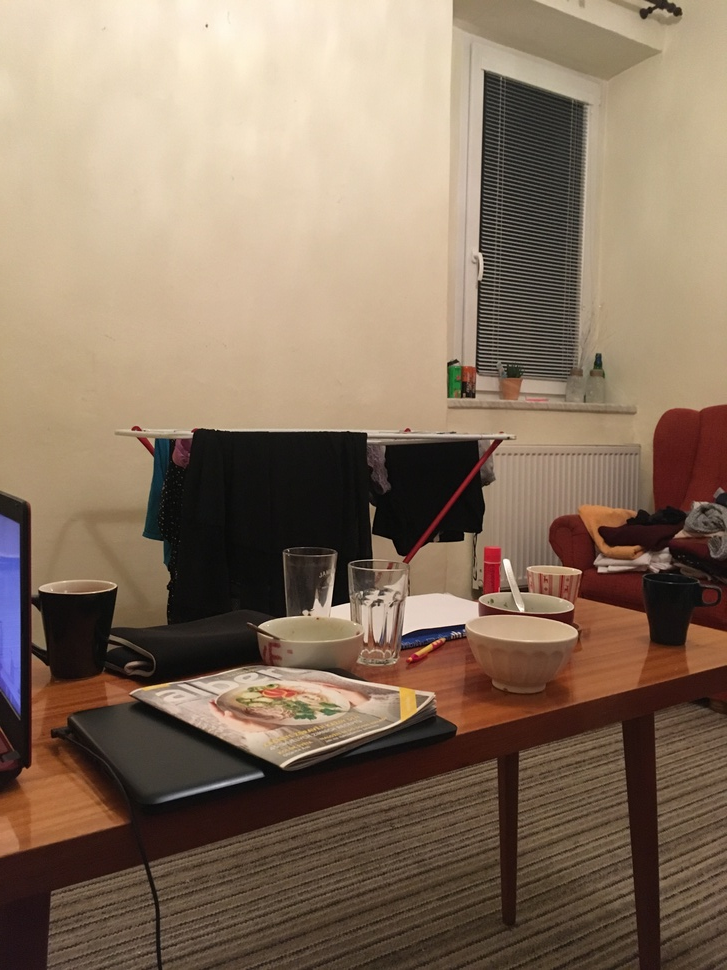
//> input picture 2_semestr/MUL/Proj1/images/diffrent.jpg, 727 x 970 px, shrunk from 3024 x 4032 before the run
$ ./mt03 ../../MUL/Proj1/images/diffrent.jpg 3 ../../MUL/Proj1/images/first.jpg   (built with g++ and OpenCV 4)
//> lines starting //> are read from the running program, lines starting //| are printed output that depends on the picture
#include <stdio.h>
#include <stdlib.h>
#include <string.h>
#include <iostream>

#include <opencv2/imgproc/imgproc.hpp>
#include <opencv2/highgui/highgui.hpp>


#define LOW_PASS_FILTER 1
#define HIGH_PASS_FILTER 2


/* Připravené podpůrné funkce  */
/* Funkce přeskládá kvadranty Fourierova obrazu tak, aby byl počátek uprostřed obrazu. */
void rearrangeSpectrum( cv::Mat& s );
/* Funkce vypočítá amplitudové spektrum - absolutní hodnoty z komplexních čísel v pixelech. */
cv::Mat spectrumMagnitude( cv::Mat & specCplx );

/* Vyhodnocení/porovnání výsledku s referenčním obrazem. */
void checkDifferences( const cv::Mat test, const cv::Mat ref, std::string tag, bool save = false);


/* Funkce k dopracování ... */
/*  Funkce pro filtraci obrazu - dolní, resp. horní propust. */
void passFilter( const cv::Mat& src, cv::Mat& dst, int limit_frequency, int flag, cv::Mat * spektrum = NULL )
{
	// najděte optimální velikost obrazu pro efektivní výpočet DFT, využijte cv::getOptimalDFTSize()
	cv::Size dftSize;
	dftSize.width = cv::getOptimalDFTSize(src.cols);
	dftSize.height = cv::getOptimalDFTSize(src.rows);

	// připravíme nový obraz optimální velikosti, hodnoty mimo zdrojový obraz nastavíme na 0
	cv::Mat srcPadded;
	srcPadded = cv::Mat::zeros(dftSize, CV_32FC1);
	src.convertTo(srcPadded(cv::Rect(0,0, src.cols, src.rows)), srcPadded.type());

	// využijeme funkci dft knihovny OpenCV pro výpočet spektra
	cv::Mat spectrumCplx;
	cv::dft(srcPadded, spectrumCplx, cv::DFT_COMPLEX_OUTPUT, src.rows );

	// přeskládáme kvadranty spektra tak, aby nulové frekvence byly ve středu obrazu
	rearrangeSpectrum( spectrumCplx );

	/*
		Implementujte horní a dolní propusť pomocí vynulování správných oblastí ve spektru,
		tedy např. pro horní propusť vynulovat čtvercovou oblast kolem středu spektra o velikosti limit_frequency

	*/
	/*  Working area - begin */
    int high  = (spectrumCplx.rows/2.0) + (limit_frequency/2.0);
    int low   = (spectrumCplx.rows/2.0) - (limit_frequency/2.0);
    int right = (spectrumCplx.cols/2.0) + (limit_frequency/2.0);
    int left  = (spectrumCplx.cols/2.0) - (limit_frequency/2.0);

    if (high - low != limit_frequency){
        low -= limit_frequency - (high - low);
    }
    if (right - left != limit_frequency){
        left -= limit_frequency - (right - left);
    }

	if( flag == HIGH_PASS_FILTER ) {
		// ponechejte pouze hodnoty spektra nad limitní frekvencí
        for (int i=0; i < spectrumCplx.rows; ++i){
            for (int j=0; j < spectrumCplx.cols; ++j){
                if (i < high and i >= low and j < right and j >= left){
                    spectrumCplx.at<double>(i,j) = int(0);
                }
                else{
                    ;
                }
            }
        }
	}
	else if( flag == LOW_PASS_FILTER ) {
		// ponechejte pouze hodnoty spektra pod limitní frekvencí
        for (int i=0; i < spectrumCplx.rows; ++i){
            for (int j=0; j < spectrumCplx.cols; ++j){
                if (i < high and i >= low and j < right and j >= left){
                    ;
                }
                else{
                    spectrumCplx.at<double>(i,j) = int(0);
                }
            }
        }
	}
	/*  Working area - end */

	if( spektrum != NULL ) *spektrum = spectrumCplx.clone();

	// přeskládáme kvadranty spektra zpět
	rearrangeSpectrum( spectrumCplx );

	// využijeme funkci dft (nebo idft) knihovny OpenCV pro zpětnou transformaci
	cv::dft( spectrumCplx, srcPadded, cv::DFT_REAL_OUTPUT+cv::DFT_INVERSE+cv::DFT_SCALE, src.rows );

	// normalizujeme výstupní hodnoty a převedeme do původního formátu obrazu
	cv::normalize( srcPadded, srcPadded, 0, 1, CV_MINMAX );
	srcPadded(cv::Rect(0,0, src.cols, src.rows)).convertTo( dst, src.type(), 255, 0 );

// [6 lines of commented-out code are left out]
	return;
}


//---------------------------------------------------------------------------
//---------------------------------------------------------------------------

//
// Examples of input parameters
//
// mt03 image_path spatial_frequency_limit [path to reference results]


int main(int argc, char* argv[])
{
    std::string img_path = "";
    std::string ref_path = "";
    int limit_frequency = 100;

	// check input parameters
	if( argc > 1 ) img_path = std::string( argv[1] );
	if( argc > 2 ) limit_frequency = atoi( argv[2] );
	if( argc > 3 ) ref_path = std::string( argv[3] );

	// load testing images
	cv::Mat src_rgb = cv::imread( img_path );
//> src_rgb is the input picture: 970 rows x 727 cols, CV_8UC3; mean B, G, R 96.2, 115.4, 135.9

	// check testing images
	if( src_rgb.empty() ) {
		std::cout << "Failed to load image: " << img_path << std::endl;
		return -1;
	}

	cv::Mat src_gray;
	cv::cvtColor( src_rgb, src_gray, CV_BGR2GRAY );
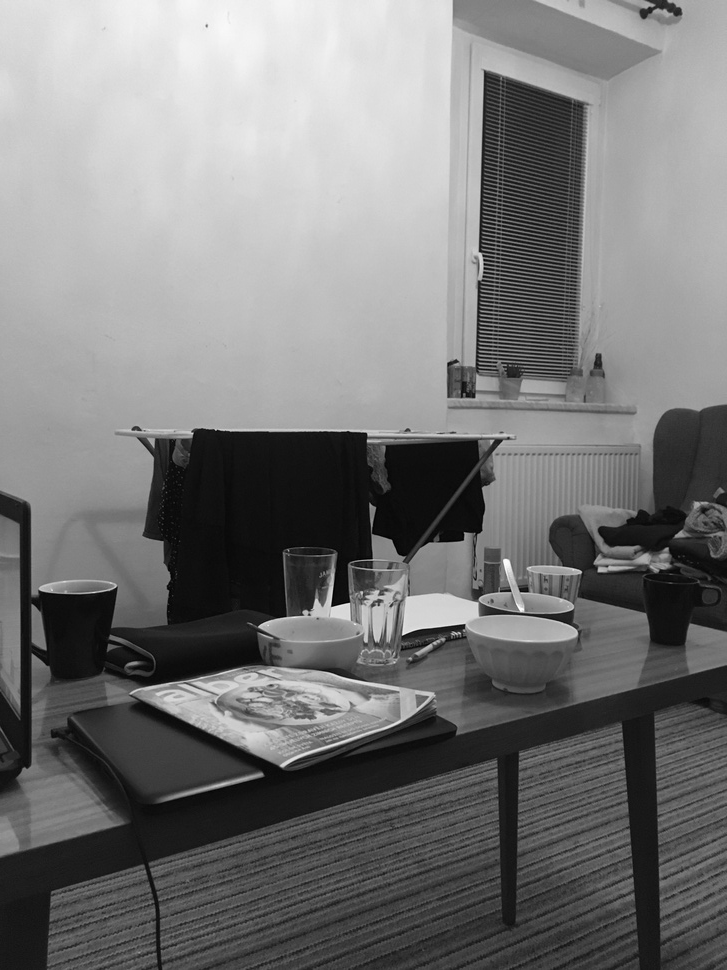
//> src_gray: 970 rows x 727 cols, CV_8UC1; min 1, max 254, mean 119.3

	//---------------------------------------------------------------------------

	cv::Mat low_pass, high_pass;
	cv::Mat low_spec_cplx, high_spec_cplx;
	cv::Mat low_spec, high_spec;
	passFilter( src_gray, low_pass,  limit_frequency, LOW_PASS_FILTER,  &low_spec_cplx );
//> in passFilter, `cv::dft( spectrumCplx, srcPadded, cv::DFT_REAL_OUTPUT+cv::DFT_INVERSE+..`:
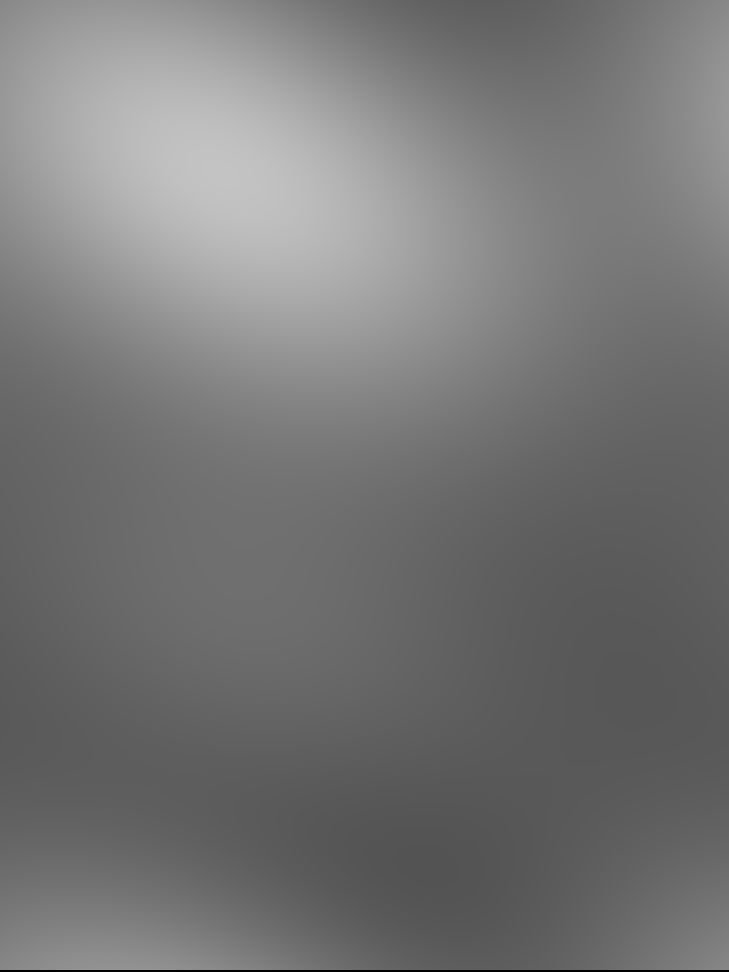
//> srcPadded: 972 rows x 729 cols, CV_32FC1; min 0, max 195.4, mean 118.5
//> in passFilter, `cv::normalize( srcPadded, srcPadded, 0, 1, CV_MINMAX );`:
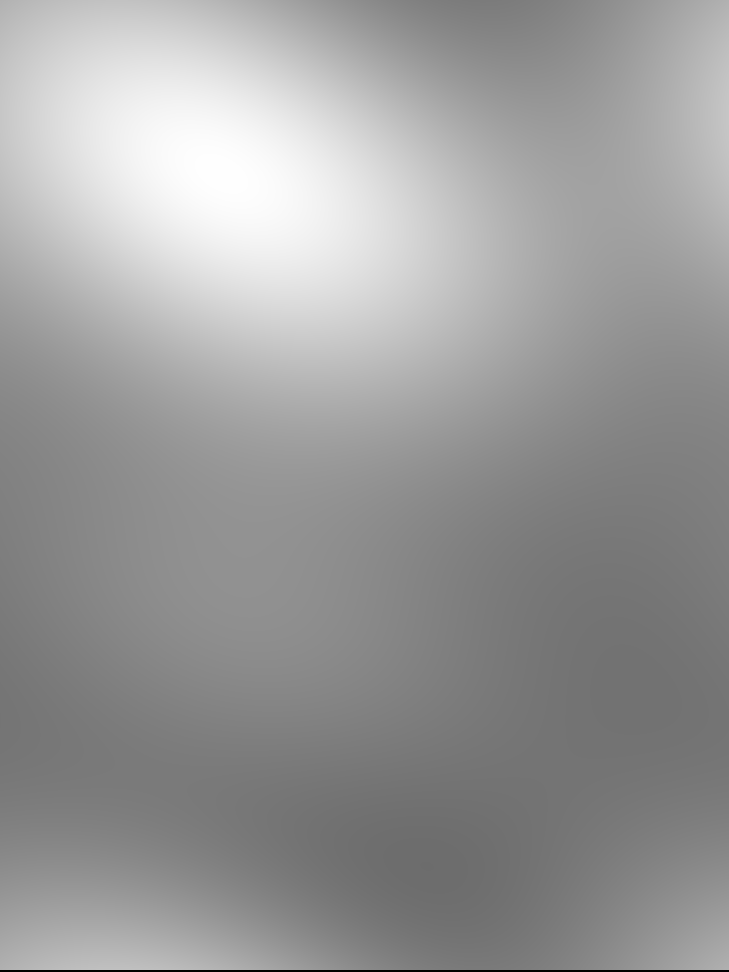
//> srcPadded: 972 rows x 729 cols, CV_32FC1; min 0, max 1, mean 0.607
	passFilter( src_gray, high_pass, limit_frequency, HIGH_PASS_FILTER, &high_spec_cplx );
//> call 2 of passFilter, with limit_frequency = 3, flag = 2
//> in passFilter (call 2), `cv::dft( spectrumCplx, srcPadded, cv::DFT_REAL_OUTPUT+cv::DFT_INVERSE+..`:
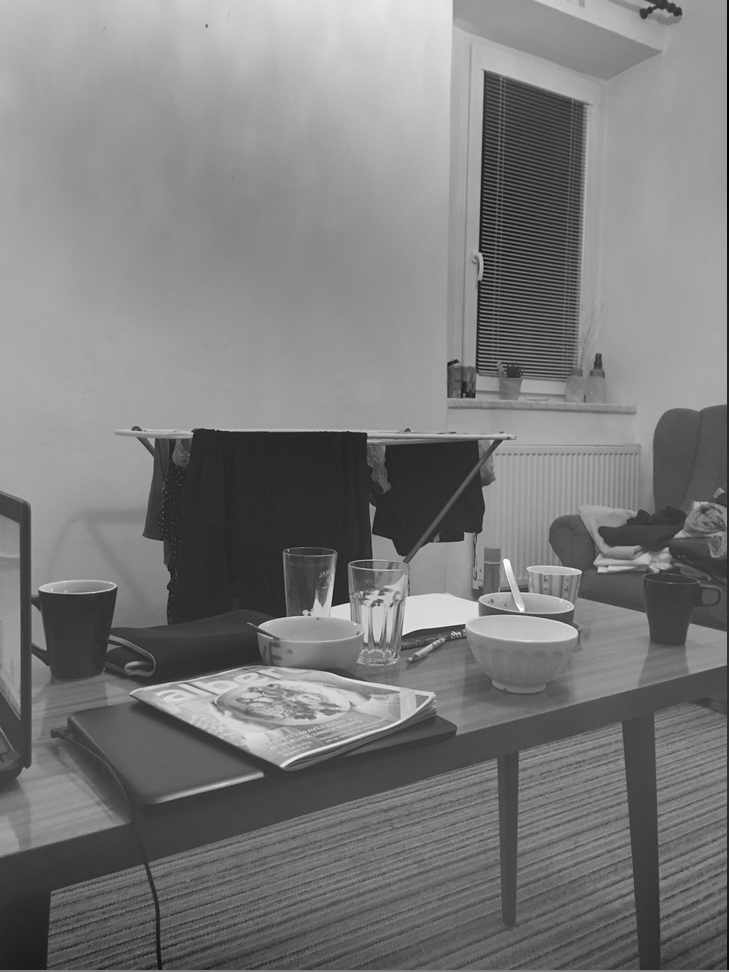
//> srcPadded: 972 rows x 729 cols, CV_32FC1; min -151.8, max 160.6, mean 0.2; drawn with min black and max white
//> in passFilter (call 2), `srcPadded(cv::Rect(0,0, src.cols, src.rows)).convertTo( dst, src.type(..`:
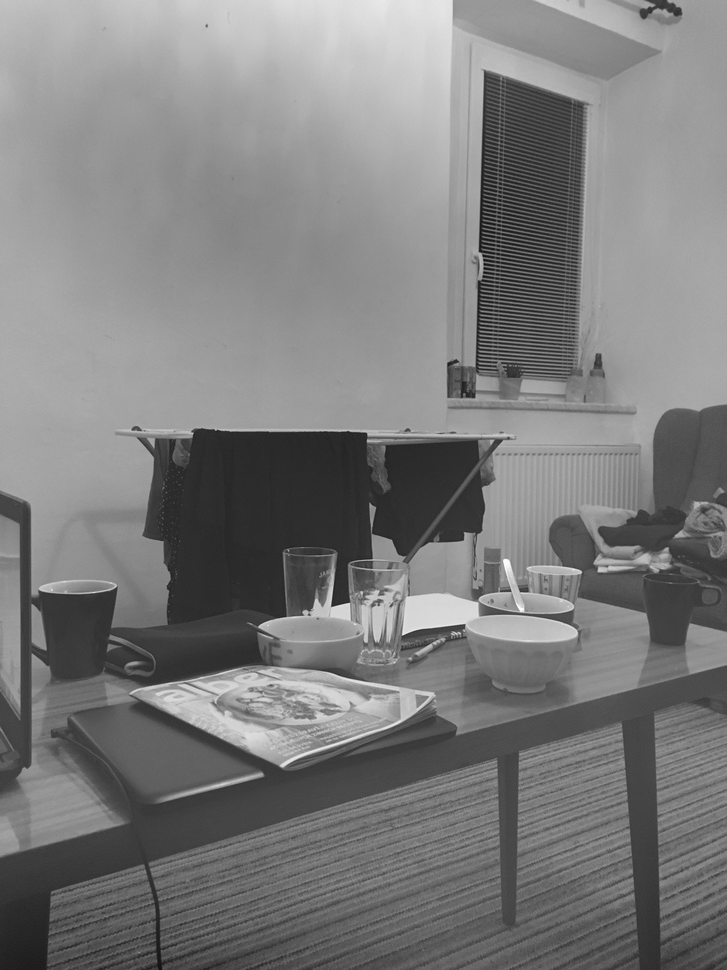
//> dst: 970 rows x 727 cols, CV_8UC1; min 11, max 255, mean 124.4
	spectrumMagnitude(low_spec_cplx).convertTo(low_spec, CV_8UC1, 255 );
//> in spectrumMagnitude, `cv::magnitude(planes[0], planes[1], planes[0]);`: planes[0]: 972 rows x 729 cols, CV_32FC1; min 0, max 84163968, mean 192.3
	spectrumMagnitude(high_spec_cplx).convertTo(high_spec, CV_8UC1, 255 ) ;
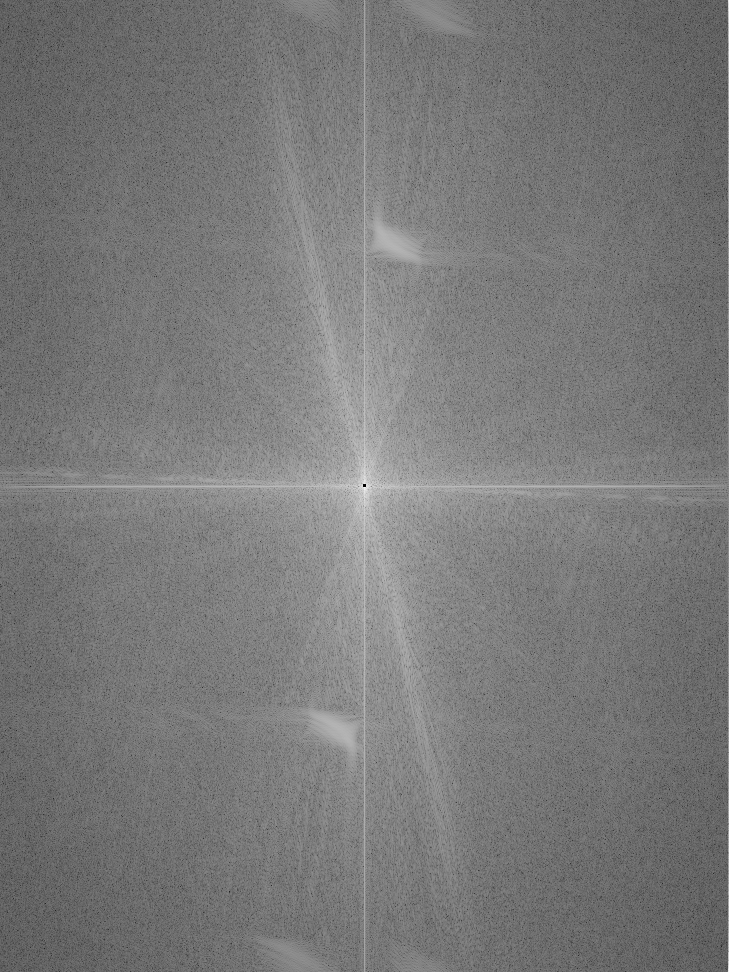
//> high_spec: 972 rows x 729 cols, CV_8UC1; min 0, max 255, mean 120.8

	cv::Mat low_pass_ref, high_pass_ref;
	cv::Mat low_spec_ref, high_spec_ref;
	low_pass_ref  = cv::imread( ref_path+"low_pass_ref.png",  cv::IMREAD_GRAYSCALE );
//> first.jpglow_pass_ref.png cannot be read in this run, so this picture is empty
	high_pass_ref = cv::imread( ref_path+"high_pass_ref.png", cv::IMREAD_GRAYSCALE );
//> first.jpghigh_pass_ref.png cannot be read in this run, so this picture is empty
	low_spec_ref  = cv::imread( ref_path+"low_spec_ref.png",  cv::IMREAD_GRAYSCALE );
//> first.jpglow_spec_ref.png cannot be read in this run, so this picture is empty
	high_spec_ref = cv::imread( ref_path+"high_spec_ref.png", cv::IMREAD_GRAYSCALE );
//> first.jpghigh_spec_ref.png cannot be read in this run, so this picture is empty
	if( low_pass_ref.empty() || low_spec_ref.empty() || high_pass_ref.empty() || high_spec_ref.empty() )
		std::cout << "WARNING: references data failed to load." << std::endl;

	// vyhodnocení
	checkDifferences( low_pass, low_pass_ref,   "03_low_pass", true );
	checkDifferences( low_spec, low_spec_ref,   "03_low_spec", true );
	checkDifferences( high_pass, high_pass_ref, "03_high_pass", true );
	checkDifferences( high_spec, high_spec_ref, "03_high_spec", true );
	std::cout << std::endl;

    return 0;
}
//---------------------------------------------------------------------------


void checkDifferences( const cv::Mat test, const cv::Mat ref, std::string tag, bool save )
{
	double mav = 255., err = 255., nonzeros = 255.;
	cv::Mat diff;

	if( !test.empty() && !ref.empty() ) {
		cv::absdiff( test, ref, diff );
		cv::minMaxLoc( diff, NULL, &mav );
		err = ( cv::sum(diff).val[0] / (diff.rows*diff.cols) );
		nonzeros = 1. * cv::countNonZero( diff ) / (diff.rows*diff.cols);
	}

	if( save ) {
		if( !test.empty() ) { cv::imwrite( (tag+".png").c_str(), test ); }
		if( !diff.empty() ) { diff *= 255;	cv::imwrite( (tag+"_err.png").c_str(), diff ); }
	}

	printf( "%s %.2f %.2f %.2f ", tag.c_str(), err, nonzeros, mav );

	return;
}


void rearrangeSpectrum( cv::Mat& s )
{
    int cx = s.cols/2;
    int cy = s.rows/2;

    cv::Mat q0(s, cv::Rect(0, 0, cx, cy));   // Top-Left - Create a ROI per quadrant
    cv::Mat q1(s, cv::Rect(cx, 0, cx, cy));  // Top-Right
    cv::Mat q2(s, cv::Rect(0, cy, cx, cy));  // Bottom-Left
    cv::Mat q3(s, cv::Rect(cx, cy, cx, cy)); // Bottom-Right

    cv::Mat tmp;                           // swap quadrants (Top-Left with Bottom-Right)
    q0.copyTo(tmp);
    q3.copyTo(q0);
    tmp.copyTo(q3);

    q1.copyTo(tmp);                    // swap quadrant (Top-Right with Bottom-Left)
    q2.copyTo(q1);
    tmp.copyTo(q2);
}

cv::Mat spectrumMagnitude( cv::Mat & specCplx )
{
	cv::Mat specMag, planes[2];
	cv::split(specCplx, planes);
	cv::magnitude(planes[0], planes[1], planes[0]);
	cv::log( (planes[0] + cv::Scalar::all(1)), specMag );
	cv::normalize( specMag, specMag, 0, 1, CV_MINMAX );
	return specMag;
}
